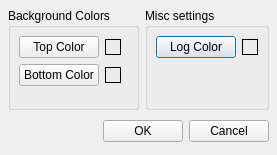
<ui version="4.0" >
 <author>AleMochi, glVertex</author>
 <comment></comment>
 <exportmacro></exportmacro>
 <class>Dialog</class>
 <widget class="QDialog" name="Dialog" >
  <property name="geometry" >
   <rect>
    <x>0</x>
    <y>0</y>
    <width>270</width>
    <height>155</height>
   </rect>
  </property>
  <property name="sizePolicy" >
   <sizepolicy>
    <hsizetype>0</hsizetype>
    <vsizetype>0</vsizetype>
    <horstretch>0</horstretch>
    <verstretch>0</verstretch>
   </sizepolicy>
  </property>
  <property name="windowTitle" >
   <string>MeshLab options</string>
  </property>
  <property name="modal" >
   <bool>true</bool>
  </property>
  <layout class="QGridLayout" >
   <property name="margin" >
    <number>8</number>
   </property>
   <property name="spacing" >
    <number>6</number>
   </property>
   <item row="0" column="1" >
    <widget class="QGroupBox" name="groupBox" >
     <property name="title" >
      <string>Misc settings</string>
     </property>
     <layout class="QGridLayout" >
      <property name="margin" >
       <number>8</number>
      </property>
      <property name="spacing" >
       <number>6</number>
      </property>
      <item row="1" column="0" >
       <spacer>
        <property name="orientation" >
         <enum>Qt::Vertical</enum>
        </property>
        <property name="sizeHint" >
         <size>
          <width>20</width>
          <height>40</height>
         </size>
        </property>
       </spacer>
      </item>
      <item row="0" column="0" >
       <layout class="QHBoxLayout" >
        <property name="margin" >
         <number>0</number>
        </property>
        <property name="spacing" >
         <number>6</number>
        </property>
        <item>
         <widget class="QPushButton" name="pushButtonLogArea" >
          <property name="text" >
           <string>Log Color</string>
          </property>
         </widget>
        </item>
        <item>
         <widget class="QLabel" name="labelLogArea" >
          <property name="sizePolicy" >
           <sizepolicy>
            <hsizetype>0</hsizetype>
            <vsizetype>0</vsizetype>
            <horstretch>0</horstretch>
            <verstretch>0</verstretch>
           </sizepolicy>
          </property>
          <property name="minimumSize" >
           <size>
            <width>16</width>
            <height>16</height>
           </size>
          </property>
          <property name="frameShape" >
           <enum>QFrame::Box</enum>
          </property>
          <property name="frameShadow" >
           <enum>QFrame::Plain</enum>
          </property>
          <property name="text" >
           <string/>
          </property>
         </widget>
        </item>
        <item>
         <spacer>
          <property name="orientation" >
           <enum>Qt::Horizontal</enum>
          </property>
          <property name="sizeHint" >
           <size>
            <width>40</width>
            <height>20</height>
           </size>
          </property>
         </spacer>
        </item>
       </layout>
      </item>
     </layout>
    </widget>
   </item>
   <item row="0" column="0" >
    <widget class="QGroupBox" name="groupBoxBackground" >
     <property name="sizePolicy" >
      <sizepolicy>
       <hsizetype>5</hsizetype>
       <vsizetype>5</vsizetype>
       <horstretch>0</horstretch>
       <verstretch>0</verstretch>
      </sizepolicy>
     </property>
     <property name="title" >
      <string>Background Colors</string>
     </property>
     <layout class="QGridLayout" >
      <property name="margin" >
       <number>8</number>
      </property>
      <property name="spacing" >
       <number>6</number>
      </property>
      <item row="2" column="0" >
       <spacer>
        <property name="orientation" >
         <enum>Qt::Vertical</enum>
        </property>
        <property name="sizeHint" >
         <size>
          <width>20</width>
          <height>40</height>
         </size>
        </property>
       </spacer>
      </item>
      <item row="0" column="0" >
       <layout class="QHBoxLayout" >
        <property name="margin" >
         <number>0</number>
        </property>
        <property name="spacing" >
         <number>6</number>
        </property>
        <item>
         <widget class="QPushButton" name="pushButtonTopBg" >
          <property name="text" >
           <string>Top Color</string>
          </property>
         </widget>
        </item>
        <item>
         <widget class="QLabel" name="labelTopBg" >
          <property name="sizePolicy" >
           <sizepolicy>
            <hsizetype>0</hsizetype>
            <vsizetype>0</vsizetype>
            <horstretch>0</horstretch>
            <verstretch>0</verstretch>
           </sizepolicy>
          </property>
          <property name="minimumSize" >
           <size>
            <width>16</width>
            <height>16</height>
           </size>
          </property>
          <property name="frameShape" >
           <enum>QFrame::Box</enum>
          </property>
          <property name="text" >
           <string/>
          </property>
         </widget>
        </item>
        <item>
         <spacer>
          <property name="orientation" >
           <enum>Qt::Horizontal</enum>
          </property>
          <property name="sizeHint" >
           <size>
            <width>40</width>
            <height>20</height>
           </size>
          </property>
         </spacer>
        </item>
       </layout>
      </item>
      <item row="1" column="0" >
       <layout class="QHBoxLayout" >
        <property name="margin" >
         <number>0</number>
        </property>
        <property name="spacing" >
         <number>6</number>
        </property>
        <item>
         <widget class="QPushButton" name="pushButtonBottomBg" >
          <property name="text" >
           <string>Bottom Color</string>
          </property>
         </widget>
        </item>
        <item>
         <widget class="QLabel" name="labelBottmBg" >
          <property name="sizePolicy" >
           <sizepolicy>
            <hsizetype>0</hsizetype>
            <vsizetype>0</vsizetype>
            <horstretch>0</horstretch>
            <verstretch>0</verstretch>
           </sizepolicy>
          </property>
          <property name="minimumSize" >
           <size>
            <width>16</width>
            <height>16</height>
           </size>
          </property>
          <property name="frameShape" >
           <enum>QFrame::Box</enum>
          </property>
          <property name="text" >
           <string/>
          </property>
         </widget>
        </item>
        <item>
         <spacer>
          <property name="orientation" >
           <enum>Qt::Horizontal</enum>
          </property>
          <property name="sizeHint" >
           <size>
            <width>40</width>
            <height>20</height>
           </size>
          </property>
         </spacer>
        </item>
       </layout>
      </item>
     </layout>
    </widget>
   </item>
   <item row="1" column="0" colspan="2" >
    <layout class="QHBoxLayout" >
     <property name="margin" >
      <number>0</number>
     </property>
     <property name="spacing" >
      <number>6</number>
     </property>
     <item>
      <spacer>
       <property name="orientation" >
        <enum>Qt::Horizontal</enum>
       </property>
       <property name="sizeHint" >
        <size>
         <width>131</width>
         <height>31</height>
        </size>
       </property>
      </spacer>
     </item>
     <item>
      <widget class="QPushButton" name="okButton" >
       <property name="text" >
        <string>OK</string>
       </property>
      </widget>
     </item>
     <item>
      <widget class="QPushButton" name="cancelButton" >
       <property name="text" >
        <string>Cancel</string>
       </property>
      </widget>
     </item>
    </layout>
   </item>
  </layout>
  <widget class="QWidget" name="widget" >
   <property name="geometry" >
    <rect>
     <x>0</x>
     <y>0</y>
     <width>101</width>
     <height>31</height>
    </rect>
   </property>
  </widget>
  <widget class="QWidget" name="widget_2" >
   <property name="geometry" >
    <rect>
     <x>0</x>
     <y>0</y>
     <width>101</width>
     <height>31</height>
    </rect>
   </property>
  </widget>
  <widget class="QWidget" name="widget_3" >
   <property name="geometry" >
    <rect>
     <x>0</x>
     <y>0</y>
     <width>101</width>
     <height>31</height>
    </rect>
   </property>
  </widget>
 </widget>
 <pixmapfunction></pixmapfunction>
 <tabstops>
  <tabstop>pushButtonTopBg</tabstop>
  <tabstop>pushButtonBottomBg</tabstop>
  <tabstop>pushButtonLogArea</tabstop>
  <tabstop>okButton</tabstop>
  <tabstop>cancelButton</tabstop>
 </tabstops>
 <resources/>
 <connections/>
</ui>
